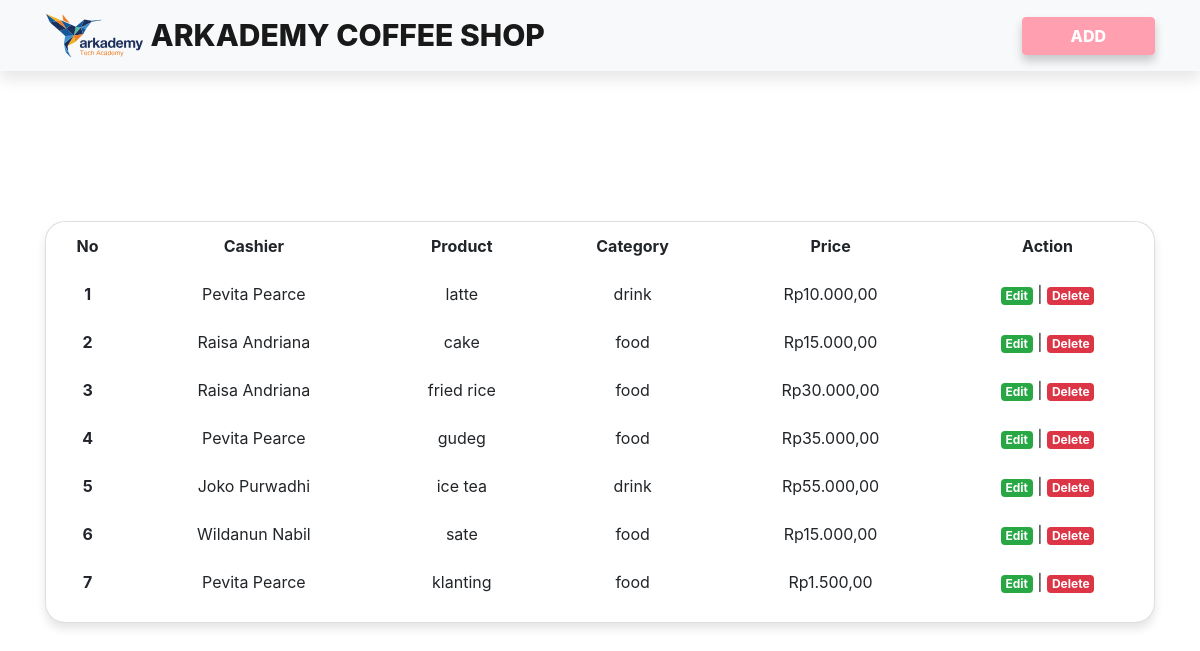
The page / on the database its author committed.
### tables this page shows
CREATE TABLE `product` (
  `id` int(11) NOT NULL,
  `product_name` varchar(255) NOT NULL,
  `price` int(11) NOT NULL,
  `category_id` int(3) NOT NULL,
  `cashier_id` int(3) NOT NULL
);

CREATE TABLE `cashier` (
  `id_cashier` int(11) NOT NULL,
  `cashier_name` varchar(255) NOT NULL
);

CREATE TABLE `category` (
  `id_category` int(11) NOT NULL,
  `category_name` varchar(255) NOT NULL
);

### index.php (the view, shortened to what this page needs)
<?php
$conn = mysqli_connect("localhost", "root", "", "arkademy");
$result = mysqli_query($conn, "SELECT * FROM product JOIN category ON category_id=id_category JOIN cashier ON cashier_id=id_cashier ORDER BY id ASC");
$products = [];
while($product = mysqli_fetch_assoc($result)){
  $products[] = $product;
}
?>
<!doctype html>
<html lang="en">
  <head>
    <link rel="stylesheet" href="https://stackpath.bootstrapcdn.com/bootstrap/4.4.1/css/bootstrap.min.css">
  </head>
  <body>
    <nav class="navbar navbar-light bg-light" style="box-shadow: 0px 8px 15px rgba(0, 0, 0, 0.1);">
        <div class="container">
            <a class="navbar-brand" href="#" style="font-size: 30px; font-weight: 800;">
                <img src="logo-arkademy.svg" width="99" height="45" class="d-inline-block align-top" alt="">
                ARKADEMY COFFEE SHOP
            </a>
            <button class="btn my-2 my-sm-0 pl-5 pr-5" type="button" data-toggle="modal" data-target="#exampleModalCenter" style="color: #fff; background-color: #ff9fb0; border-color: #ff9fb0; box-shadow: 0px 6px 10px rgba(0, 0, 0, 0.2); font-weight: 800;">ADD</button>
        </div>
    </nav>
    <div class="container" style="margin-top: 150px;">
        <div class="card" style="border-radius: 20px; box-shadow: 0px 6px 10px rgba(0, 0, 0, 0.1);">
            <table class="table table-borderless" style="text-align: center;">
                <thead>
                  <tr>
                    <th scope="col">No</th>
                    <th scope="col">Cashier</th>
                    <th scope="col">Product</th>
                    <th scope="col">Category</th>
                    <th scope="col">Price</th>
                    <th scope="col">Action</th>
                  </tr>
                </thead>
                <tbody>
                <?php $i = 1; ?>
                <?php foreach( $products as $p ) : ?>
                  <tr>
                    <th scope="row"><?= $i ?></th>
                    <td><?= $p["cashier_name"] ?></td>
                    <td><?= $p["product_name"] ?></td>
                    <td><?= $p["category_name"] ?></td>
                    <td><?= "Rp".number_format($p["price"], 2, ',', '.'); ?></td>
                    <td><a href="" data-toggle="modal" data-target="#exampleModalCenter<?= $p["id"] ?>"><span class="badge badge-success">Edit</span></a> | <a href="hapus.php?id=<?= $p["id"] ?>&name=<?= $p["cashier_name"] ?>"><span class="badge badge-danger">Delete</span></a></td>
                  </tr>
                <?php $i++; ?>
                <?php endforeach;?>
                </tbody>
            </table>
        </div>
    </div>
  </body>
</html>

### rows shown on the page
product: cashier.cashier_name "Pevita Pearce", product_name "latte", category.category_name "drink", price "10.000,00"
product: cashier.cashier_name "Raisa Andriana", product_name "cake", category.category_name "food", price "15.000,00"
product: cashier.cashier_name "Raisa Andriana", product_name "fried rice", category.category_name "food", price "30.000,00"
product: cashier.cashier_name "Pevita Pearce", product_name "gudeg", category.category_name "food", price "35.000,00"
product: cashier.cashier_name "Joko Purwadhi", product_name "ice tea", category.category_name "drink", price "55.000,00"
product: cashier.cashier_name "Wildanun Nabil", product_name "sate", category.category_name "food", price "15.000,00"
product: cashier.cashier_name "Pevita Pearce", product_name "klanting", category.category_name "food", price "1.500,00"
